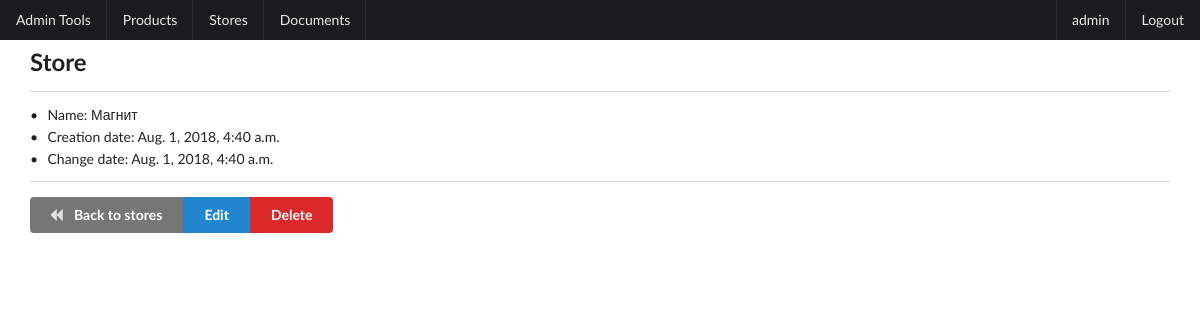
Page /stores/details/57/ (signed in) on the committed database.
### shop/models.py (models this page shows, shortened)
class User(AbstractUser):
    patronymic = models.CharField(_('patronymic'), max_length=30, blank=True)
    date_changed = models.DateTimeField(auto_now=True)
    group = models.ForeignKey(AccessGroup, models.SET_NULL, null=True)
    objects = CustomUserManager()
    class Meta:
        db_table = 'users'

class Store(models.Model):
    name = models.CharField(max_length=128, unique=True)
    date_created = models.DateTimeField(auto_now_add=True)
    date_changed = models.DateTimeField(auto_now=True)
    class Meta:
        db_table = 'stores'

### shop/views.py (the view)
# urls.py: path('stores/details/<int:pk>/', views.InspectStoreView.as_view(), name='store'),
class InspectStoreView(LoginRequiredMixin, DetailView):
    model = Store
    template_name = 'shop/store_crud/details.html'

### shop/templates/shop/store_crud/details.html
{% extends 'base.html' %}
{% block body_block %}
    <h2 class="ui header">Store</h2>
    <div class="ui divider"></div>
    <div class="ui bulleted list">
        <div class="item">Name: {{ object.name }}</div>
        <div class="item">Creation date: {{ object.date_created }}</div>
        <div class="item">Change date: {{ object.date_changed }}</div>
    </div>
    <div class="ui divider"></div>
    <div class="ui buttons">
        <a href="{% url 'shop:stores' %}" class="ui grey button"><i class="ui backward icon"></i> Back to stores</a>
        <a href="{% url 'shop:edit_store' object.id %}" class="ui blue button">Edit</a>
        <a href="{% url 'shop:delete_store' object.id %}" class="ui red button">Delete</a>
    </div>
{% endblock %}

### templates/base.html (shortened to what this page needs)
<!DOCTYPE html>
{% load staticfiles %}
<html lang="en">
    <head>
        <link href="{% static 'semantic/semantic.min.css' %}" rel="stylesheet">
    </head>
    <body>
        <div id="page_header" class="ui fixed inverted menu">
            {% if user.is_staff %}
                <a class="item" href="/admin/">Admin Tools</a>
            {% endif %}
            <a class="item" href="{% url 'shop:products' %}">Products</a>
            <a class="item" href="{% url 'shop:stores' %}">Stores</a>
            <a class="item" href="{% url 'shop:documents' %}">Documents</a>
            <div class="right menu">
            {% if user.is_authenticated %}
                <a class="item">{{ user.username }}</a>
                <a id="logout" class="item">Logout</a>
            {% else %}
                <a class="item" href="{% url 'login' %}">Sign In</a>
            {% endif %}
            </div>
        </div>
        <br>
        <div style="margin: 30px;">{% block body_block %}{% endblock %}</div>
    </body>
</html>

### rows in the picture
User: username "admin"
Store: name "Магнит", date_created "Aug. 1, 2018, 4:40 a.m.", date_changed "Aug. 1, 2018, 4:40 a.m."
